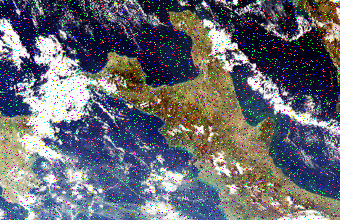
%> input picture mid_test/weather.png, 340 x 220 px
$ octave Ex5.m   (GNU Octave 9; MATLAB toolbox functions it lacks are replaced by stand-ins)
%> lines starting %> are read from the running program, lines starting %| are printed output that depends on the picture
% Ex5.6 - Image Restoration: Noise Reduction and Sharpening
clear; clc; close all;
pkg load image;
pkg load signal;

% 1. Read the noisy color image and display both color and grayscale
img = im2double(imread('weather.png')); % read image and convert to double
img_gray = rgb2gray(img);               % convert to grayscale
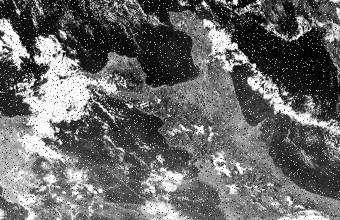
%> img_gray: size 220x340 double; min 0, max 1, mean 0.411

FS = 15; % Font size for figure titles
figure, clf;
subplot(1,2,1), imshow(img), title('Original Color Image', "fontsize", FS);
subplot(1,2,2), imshow(img_gray), title('Grayscale Image', "fontsize", FS);
saveas(gcf, 'weather_original_display.jpg');

% 2. Noise reduction using a Gaussian filter
h_gauss = fspecial('gaussian', [5 5], 1);  % Gaussian filter 5x5, sigma=1
img_denoised = imfilter(img, h_gauss, 'replicate'); % apply Gaussian filter
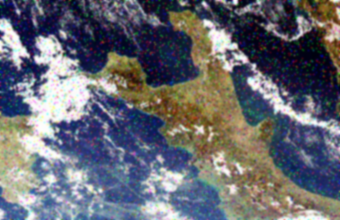
%> img_denoised: size 220x340x3 double; mean R, G, B 0.402, 0.409, 0.445; mean of the top-left, top-right, bottom-left and bottom-right quarters 0.382, 0.312, 0.532, 0.449

% 3. Sharpening using Butterworth High-pass Filter (Frequency Domain)
h = butter(5, 0.4);
filtered_Img = imfilter(img, h, 'replicate');
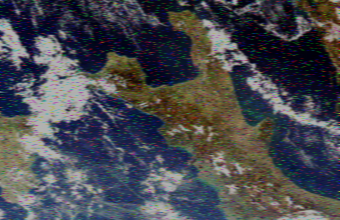
%> filtered_Img: size 220x340x3 double; mean R, G, B 0.282, 0.287, 0.312
% Show results
figure, clf;
subplot(1,3,1), imshow(img), title('Original Image', "fontsize", FS);
subplot(1,3,2), imshow(img_denoised), title('Denoised (Gaussian)', "fontsize", FS);
subplot(1,3,3), imshow(filtered_Img), title('Sharpened (Butterworth)', "fontsize", FS);
saveas(gcf, 'weather_denoised_sharpened.jpg');
